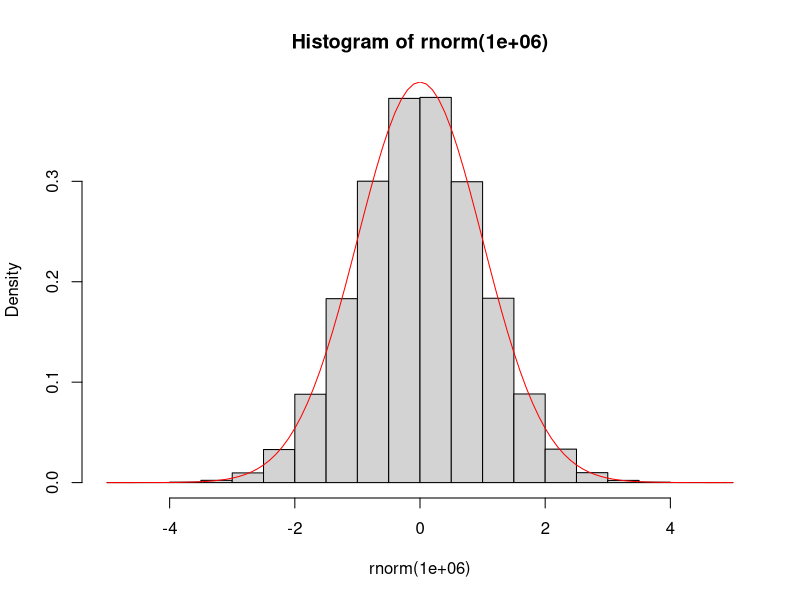
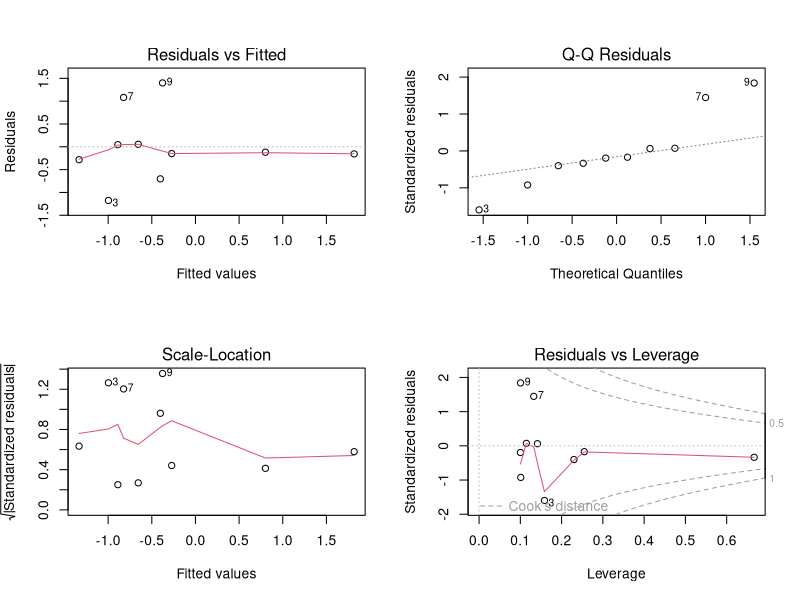

R code for these plots, in order: (Note: this script raises an error after producing the figures.)
## ---- chunk 1
add1 <- function(a) {
  return(a+1)
}

add1(2)
add1(a = 3)
## ---- chunk 2
add <- function(a, b) {
  return(a+b)
}

add(1,1)
add(a = 2, b = 3)
## ---- chunk 3
add1(a = 1:2)
add(a = 1:2, b = 3:4)
## ---- chunk 4
f <- function(first, second) {
  return(first/2 + second)
}

f(1,2)
f(1, second = 2)
f(first = 1, second = 2)
f(second = 2, 1) # I thought this was going to be an error
f(f = 1, s = 2)
## ---- chunk 5
add <- function(a, b = 1) {
  return(a+b)
}

add(a = 1)
add(a = 1:2)
add(a = 2:3, b =  2)
add(a = 3:4, b = -1)
## ---- chunk 6
hist(rnorm(1e6), probability = TRUE)
curve(dnorm(x), add = TRUE, col = 'red')
## ---- chunk 7
sub <- function(first = 1:2, second = 1) {
  return(first - second)
}
## ---- chunk 8
summary(c(TRUE,FALSE,TRUE))
summary(1:10)
## ---- chunk 9
n <- 10
x <- rnorm(n)
y <- rnorm(n, x)
m <- lm(y~x) # a linear regression
summary(m)
## ---- chunk 10
class(m)
## ---- chunk 11
summary(m)
anova(m)
opar <- par(mfrow=c(2,2)); plot(m); par(opar)
## ---- chunk 12
a <- 1
f <- function() {
  return(a)
}
f()
## ---- chunk 13
f <- function() {
  a <- 2
  return(a)
}
f()
a
## ---- chunk 14
f <- function() {
  a <<- a + 1
  return(a)
}
a
f()
a
## ---- chunk 15
for (i in 1:3) {
  print(i)
}
## ---- chunk 16
i <- 0
while (i < 3) {
  i <- i + 1
  print(i)
}
## ---- chunk 17
for (i in 1:10) {
  if (i<5) {
    print(-i)
  } else {
    print(i*2)
  }
}
## ---- chunk 18
ifelse((1:10) < 5, "Less than 5", "Not less than 5")
## ---- chunk 19
f <- function(a) {
  sum <- 0
  for (i in 1:a) {
    sum <- sum + i
  }
  return(sum)
}
f(100)
## ---- chunk 20
x <- sample(0:3, size = 1e5, prob = c(.5,.25,.1,.15), replace = TRUE)
## ---- chunk 21
(m <- mean(x))
(s <- sd(x))
s^2 # variance
## ---- chunk 22
mean(x) + c(-1,1) * 
  qnorm(.95) * 
  sd(x) / sqrt( length(x) )
## ---- chunk 23
x <- sample(c(10,12,21,33), size = 1e6, prob = c(.1,.2,.3,.4), replace = TRUE)
mean(x) + c(-1,1) * 
  qnorm(.995) * 
  sd(x) / sqrt( length(x) )
## ---- chunk 24
n <- 1e5
x <- runif(n)
y <- rnorm(n)
(p <- mean(x>y))
## ---- chunk 25
p + c(-1,1) * qnorm(.975) * sqrt(p*(1-p)/n)
## ---- chunk 26
n <- 1e6
x <- rbinom(n, size = 10, prob = 0.5)
y <- rpois(n, lambda = 5)
p <- mean(y >= x)
p + c(-1,1) * qnorm(.975) * sqrt(p*(1-p)/n)
## ---- chunk 27
knitr::knit("lab03.Rmd", tangle = TRUE)
